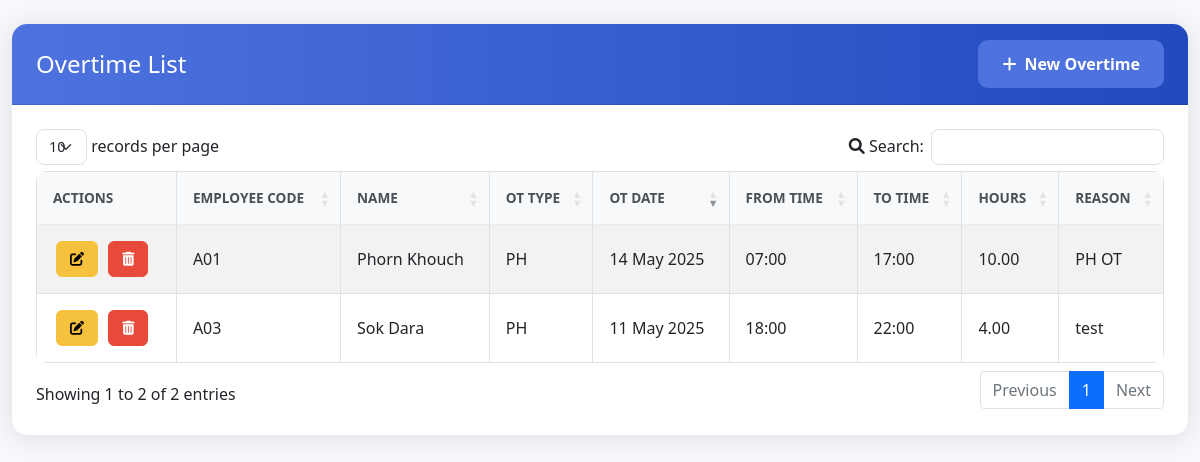
The app's page /view/PROvertime/index.php with its own data.
### tables this page shows
CREATE TABLE `provertime` (
  `Provtime` datetime DEFAULT NULL,
  `ID` int(11) NOT NULL,
  `Empcode` varchar(50) DEFAULT NULL,
  `OTType` varchar(50) DEFAULT NULL,
  `OTDate` date DEFAULT NULL,
  `FromTime` time DEFAULT NULL,
  `ToTime` time DEFAULT NULL,
  `hour` decimal(5,2) DEFAULT NULL,
  `Reason` text DEFAULT NULL
);

CREATE TABLE `hrstaffprofile` (
  `EmpCode` varchar(20) NOT NULL,
  `EmpName` varchar(100) DEFAULT NULL,
  `Gender` varchar(20) DEFAULT NULL,
  `Dob` date DEFAULT NULL,
  `Position` varchar(100) DEFAULT NULL,
  `Department` varchar(100) DEFAULT NULL,
  `Company` varchar(100) DEFAULT NULL,
  `Level` varchar(50) DEFAULT NULL,
  `Division` varchar(100) DEFAULT NULL,
  `StartDate` date DEFAULT NULL,
  `Status` varchar(20) DEFAULT NULL,
  `Contact` varchar(50) DEFAULT NULL,
  `Email` varchar(100) DEFAULT NULL,
  `Address` text DEFAULT NULL,
  `LineManager` varchar(100) DEFAULT NULL,
  `Hod` varchar(100) DEFAULT NULL,
  `Photo` varchar(255) DEFAULT NULL,
  `IsProb` int(11) NOT NULL,
  `Salary` decimal(10,2) DEFAULT NULL,
  `PayParameter` varchar(50) DEFAULT NULL,
  `Telegram` varchar(255) NOT NULL,
  `ProbationDate` date NOT NULL
);

### view/PROvertime/index.php (the view, shortened to what this page needs)
<?php
include("../../Config/conect.php");
$sql = "SELECT ot.*, sp.EmpName
        FROM provertime ot
        LEFT JOIN hrstaffprofile sp ON ot.Empcode = sp.EmpCode
        ORDER BY ot.Provtime DESC";
$result = $con->query($sql);
?>
<!DOCTYPE html>
<html lang="en">
<head>
    <link href="https://cdn.jsdelivr.net/npm/bootstrap@5.1.3/dist/css/bootstrap.min.css" rel="stylesheet">
    <link href="https://cdn.datatables.net/1.11.5/css/dataTables.bootstrap5.min.css" rel="stylesheet">
    <link href="https://cdn.jsdelivr.net/npm/sweetalert2@11/dist/sweetalert2.min.css" rel="stylesheet">
    <link href="https://cdnjs.cloudflare.com/ajax/libs/font-awesome/6.0.0/css/all.min.css" rel="stylesheet">
    <link href="../../style/career.css" rel="stylesheet">
</head>
<body>
    <div class="container-fluid mt-4 mb-4">
        <div class="row">
            <div class="col-12">
                <div class="card">
                    <div class="card-header">
                        <div class="d-flex justify-content-between align-items-center">
                            <h4 class="mb-0">Overtime List</h4>
                            <a href="create.php" class="btn btn-primary">
                                <i class="fas fa-plus me-2"></i>New Overtime
                            </a>
                        </div>
                    </div>
                    <div class="card-body">
                        <table id="overtimeTable" class="table table-striped table-bordered table-hover">
                            <thead>
                                <tr>
                                    <th>Actions</th>
                                    <th>Employee Code</th>
                                    <th>Name</th>
                                    <th>OT Type</th>
                                    <th>OT Date</th>
                                    <th>From Time</th>
                                    <th>To Time</th>
                                    <th>Hours</th>
                                    <th>Reason</th>
                                </tr>
                            </thead>
                            <tbody>
                                <?php while($row = $result->fetch_assoc()): ?>
                                <tr>
                                    <td class="action-buttons">
                                        <a href="edit.php?id=<?php echo urlencode($row['ID']); ?>"
                                           class="btn btn-sm btn-warning">
                                            <i class="fas fa-edit"></i>
                                        </a>
                                        <button class="btn btn-sm btn-danger delete-btn"
                                                data-id="<?php echo htmlspecialchars($row['ID']); ?>">
                                            <i class="fas fa-trash-alt"></i>
                                        </button>
                                    </td>
                                    <td><?php echo htmlspecialchars($row['Empcode']); ?></td>
                                    <td><?php echo htmlspecialchars($row['EmpName']); ?></td>
                                    <td><?php echo htmlspecialchars($row['OTType']); ?></td>
                                    <td><?php echo date('d M Y', strtotime($row['OTDate'])); ?></td>
                                    <td><?php echo date('H:i', strtotime($row['FromTime'])); ?></td>
                                    <td><?php echo date('H:i', strtotime($row['ToTime'])); ?></td>
                                    <td><?php echo htmlspecialchars($row['hour']); ?></td>
                                    <td><?php echo htmlspecialchars($row['Reason'] ?? '-'); ?></td>
                                </tr>
                                <?php endwhile; ?>
                            </tbody>
                        </table>
                    </div>
                </div>
            </div>
        </div>
    </div>
</body>
</html>

### Style/career.css (style rules this page uses)
:root { --primary-color: #4e73df; --secondary-color: #858796; --success-color: #1cc88a; --info-color: #36b9cc; --warning-color: #f6c23e; --danger-color: #e74a3b; }
body { background-color: #f8f9fc; font-family: 'Segoe UI', Tahoma, Geneva, Verdana, sans-serif; }
.card { border: none; border-radius: 15px; box-shadow: 0 0.15rem 1.75rem 0 rgba(58, 59, 69, 0.15); }
.card-header { background: linear-gradient(to right, var(--primary-color), #224abe); color: white; border-radius: 15px 15px 0 0 !important; padding: 1rem 1.5rem; }
.card-body { padding: 1.5rem; }
.btn { border-radius: 10px; padding: 0.75rem 1.5rem; font-weight: 600; transition: all 0.2s; }
.btn-primary { background-color: var(--primary-color); border: none; }
.btn-sm { border-radius: 6px; padding: 0.4rem 0.8rem; font-size: 0.875rem; margin: 0 0.2rem; }
.btn-warning { background-color: var(--warning-color); border-color: var(--warning-color); color: #000; }
.btn-danger { background-color: var(--danger-color); border-color: var(--danger-color); }
.table { border-radius: 10px; overflow: hidden; }
.table thead th { background-color: #f8f9fa; border-bottom: 2px solid #e9ecef; color: #495057; font-weight: 600; text-transform: uppercase; font-size: 0.85rem; padding: 1rem; }
.table tbody td { padding: 1rem; vertical-align: middle; }
.action-buttons { white-space: nowrap; }

### records on screen
provertime: Empcode "A01", hrstaffprofile.EmpName "Phorn Khouch", OTType "PH", OTDate "14 May 2025", FromTime "07:00", ToTime "17:00", hour "10.00", Reason "PH OT"
provertime: Empcode "A03", hrstaffprofile.EmpName "Sok Dara", OTType "PH", OTDate "11 May 2025", FromTime "18:00", ToTime "22:00", hour "4.00", Reason "test"
